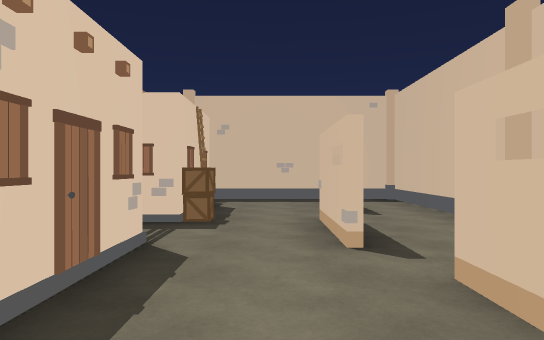
View 1 (above)

15 first-person views from a walk through a Unity game level. The camera is 1.4 m above the floor, looks level and sees 70° across. The floor is counted in squares, 2 m on a side. Each view is taken from the middle of a square. On the plan, view 1 faces up. The plan holds only what a view shows up to about 11 squares ahead; the rest is blank. The place goes on beyond the plan. The player is left out.

View 2
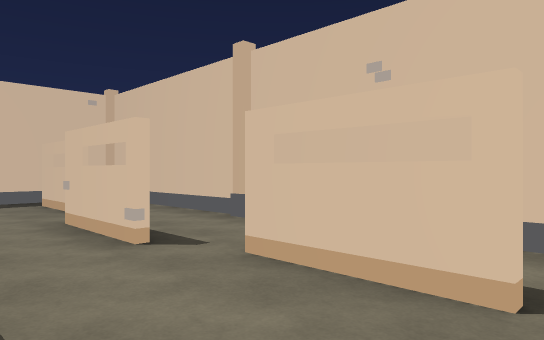

View 3
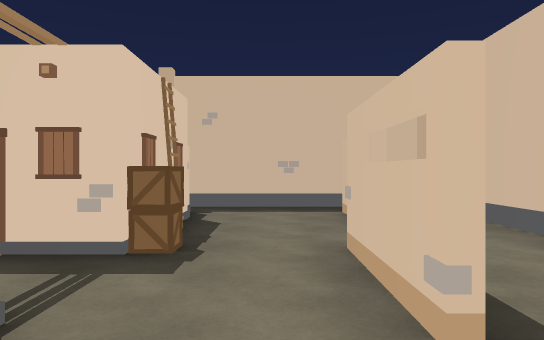

View 4
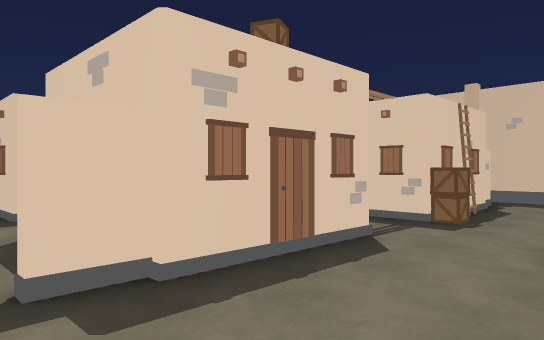

View 5
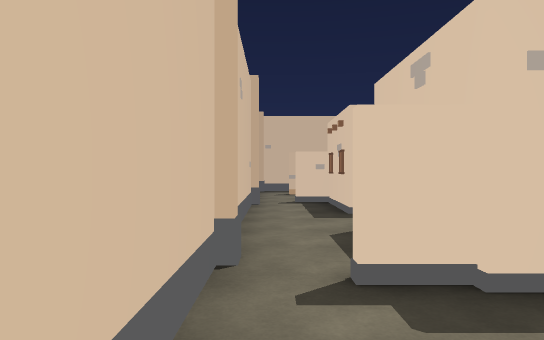

View 6
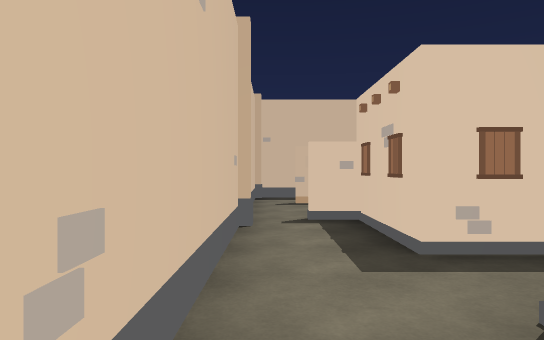

View 7
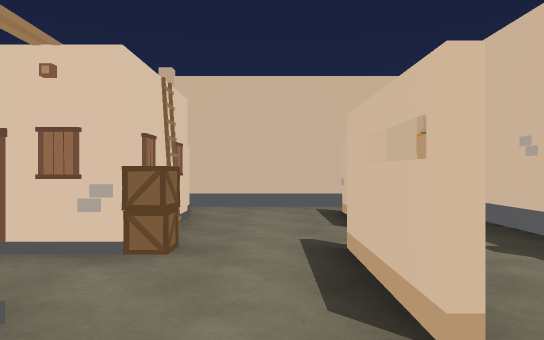

View 8
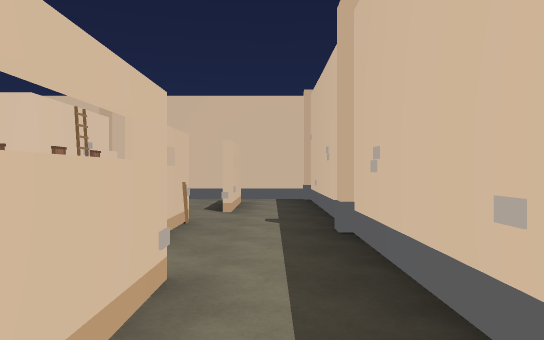

View 9
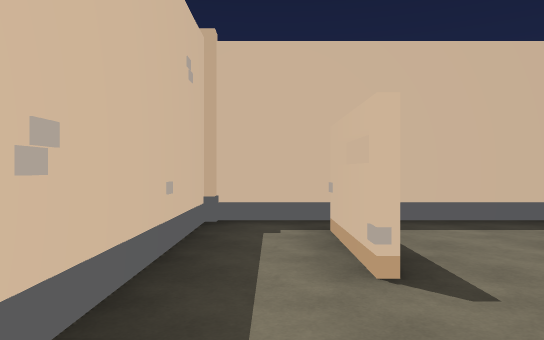

View 10
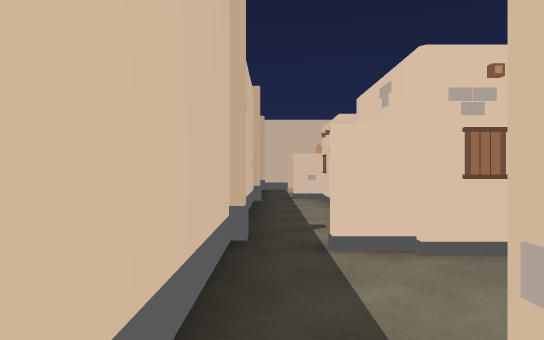

View 11
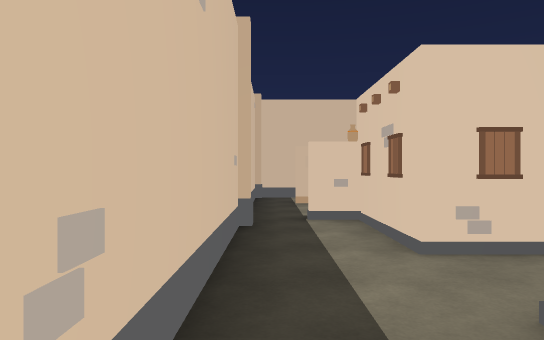

View 12
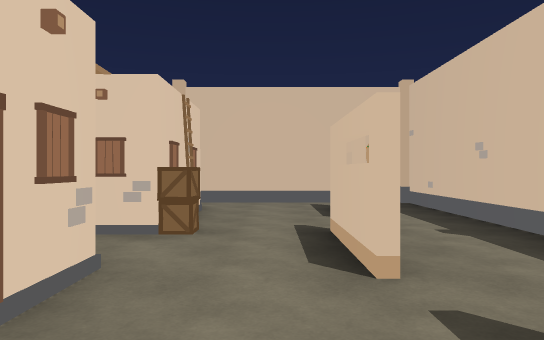

View 13
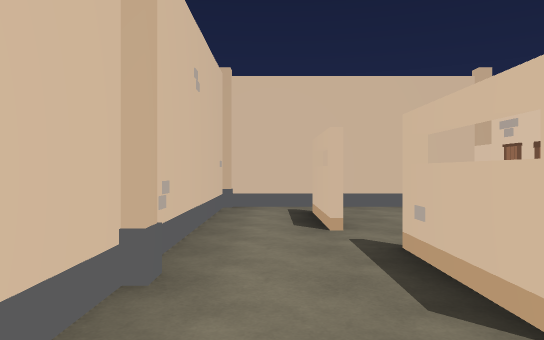

View 14
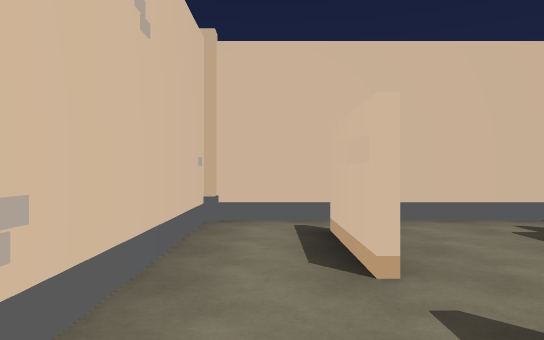

View 15
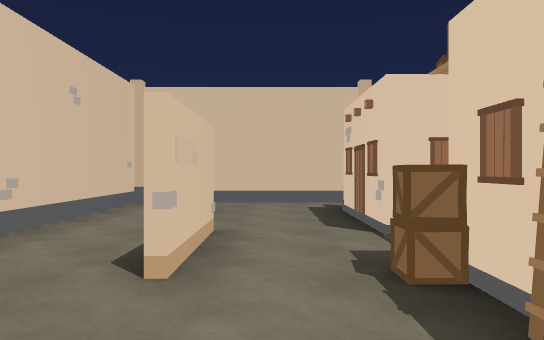

### Floor plan
Key: @ floor where view 1 was taken; # wall or solid block; . floor; / step, stairs or slope; B box; U building; O other object.
Columns run from 12 left of view 1 to 3 right of it. Each row starts with its distance up from view 1.
 10 ################
  9 #.....O........#
  8 O.O.#.U///#..#.#
  7 O.O.#  //  ..#.#
  6 O.../      #...#
  5 O.O.//    BU.O.#
  4 #.O.B/    /B.O.#
  3 #.O.#      /...#
  2 #.O.#  U/  /.#.#
  1 #.#.O////U#/.#.#
  0 #........O..@..#
 -1 ################

Positions as (right, up) in squares from view 1, and headings:
1: (0, 0), facing up
2: (-1, 0), facing up-right
3: (0, 2), facing up
4: (1, 0), facing up-left
5: (1, 0), facing left
6: (-2, 0), facing left
7: (-9, 7), facing down
8: (-11, 9), facing down
9: (-11, 4), facing up
10: (-11, 9), facing right
11: (-7, 9), facing right
12: (-9, 8), facing down
13: (2, 7), facing down
14: (2, 5), facing down
15: (0, 8), facing down
